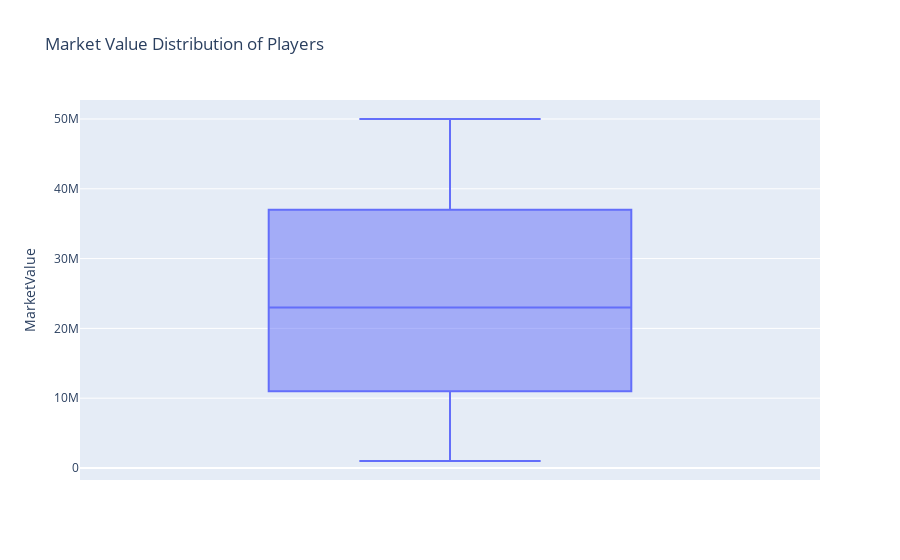

Notebook source saved alongside this figure:
### Markdown cell above
detecting outlieries in market value

### Code cell
import plotly.express as px


fig = px.box(df_Players, y='MarketValue', title='Market Value Distribution of Players')


fig.show()

### Figure 1 — Plotly figure (JSON) as saved in the notebook; plotly's stock layout.template omitted (floating-point values rounded to 4 significant figures; data arrays with more than 128 entries replaced by an {"elided": "..."} marker saying what was removed)
{"data": [{"alignmentgroup": "True", "hovertemplate": "MarketValue=%{y}<extra></extra>", "legendgroup": "", "marker": {"color": "#636efa"}, "name": "", "notched": false, "offsetgroup": "", "orientation": "v", "showlegend": false, "type": "box", "x0": " ", "xaxis": "x", "y": {"elided": "399 int values"}, "y0": " ", "yaxis": "y"}], "layout": {"boxmode": "group", "legend": {"tracegroupgap": 0}, "title": {"text": "Market Value Distribution of Players"}, "xaxis": {"anchor": "y", "domain": [0, 1]}, "yaxis": {"anchor": "x", "domain": [0, 1], "title": {"text": "MarketValue"}}}}
